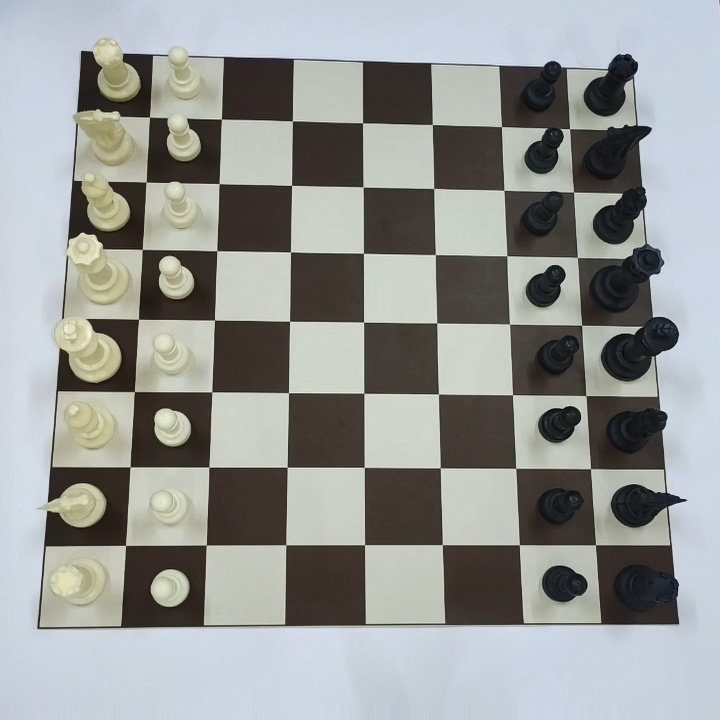
#> input picture research/chess1.jpg, 720 x 720 px
$ jupyter execute --allow-errors chessboard-detection.ipynb
#> lines starting #> are read from the running program, lines starting #| are printed output that depends on the picture; after the words box and inside, x2 and y2 are one past the last pixel; in counts of white or black regions, pixels touching at a corner belong together
[cell 1]
import cv2
import numpy as np
from scipy import ndimage
from sklearn.cluster import DBSCAN
import matplotlib.pyplot as plt

class ChessBoardDetector:
    def __init__(self):
        self.board_corners = None
        self.grid_points = None

    # [215 lines left out: functions detect_board_canny, detect_lines_hough, detect_board_canny_minimal, cluster_lines, complete_lines_to_grid, line_intersections and 4 more, not called in this run]

    def process_image(self, image_path):
        # Load image
        image = cv2.imread(image_path)
        original_image = image.copy()

        # Step 1: Preprocessing - Gray and Blur
        gray = cv2.cvtColor(image, cv2.COLOR_BGR2GRAY)
        blurred = cv2.GaussianBlur(gray, (3, 3), 0)

        # Step 2: Edge Detection
        edges = self.detect_board_canny_minimal(image)

        # Step 3: Hough Line Transform (Raw)
        h_lines_raw, v_lines_raw = self.detect_lines_hough(edges)

        # Step 4: Cluster lines
        h_lines_clustered = self.cluster_lines(h_lines_raw, tolerance=15)
        v_lines_clustered = self.cluster_lines(v_lines_raw, tolerance=15)

        # Step 5: Complete lines to 9 (untuk 8 petak)
        h_lines_complete = self.complete_lines_to_grid(h_lines_clustered, True, image.shape)
        v_lines_complete = self.complete_lines_to_grid(v_lines_clustered, False, image.shape)

        # Step 6: Draw overlays untuk setiap tahap
        lines_raw_overlay = self.draw_lines(image, h_lines_raw, v_lines_raw)
        lines_clustered_overlay = self.draw_lines(image, h_lines_clustered, v_lines_clustered)
        lines_complete_overlay = self.draw_lines(image, h_lines_complete, v_lines_complete)

        # Step 7: Line Intersections
        intersections = self.line_intersections(h_lines_complete, v_lines_complete)

        # Step 8: Detect board corners
        corners = self.detect_board_corners(intersections, image.shape)

        # Step 9: Homography transformation
        flattened_board = self.apply_homography(image, corners)

        # Step 10: Generate grid coordinates
        grid_coords = self.generate_grid_coordinates()

        return {
            'original': original_image,
            'gray': gray,
            'blurred': blurred,
            'edges': edges,
            'lines_raw_overlay': lines_raw_overlay,
            'lines_clustered_overlay': lines_clustered_overlay,
            'lines_complete_overlay': lines_complete_overlay,
            'intersections': intersections,
            'corners': corners,
            'flattened': flattened_board,
            'grid_coordinates': grid_coords,
            'h_lines_raw_count': len(h_lines_raw),
            'v_lines_raw_count': len(v_lines_raw),
            'h_lines_clustered_count': len(h_lines_clustered),
            'v_lines_clustered_count': len(v_lines_clustered),
            'h_lines_complete_count': len(h_lines_complete),
            'v_lines_complete_count': len(v_lines_complete),
            'intersection_count': len(intersections)
        }

    # [113 lines left out: function visualize_results, not called in this run]

# Usage
detector = ChessBoardDetector()
#> (the rest of this cell did not finish here and is left out)

[cell 2]
import cv2
import numpy as np
import matplotlib.pyplot as plt

class EfficientChessBoardDetector:
    def __init__(self):
        self.board_corners = None

    def detect_corners_harris(self, image):
        """Deteksi corner menggunakan Harris Corner Detection"""
        gray = cv2.cvtColor(image, cv2.COLOR_BGR2GRAY)
        blurred = cv2.GaussianBlur(gray, (5, 5), 0)

        # Harris corner detection
        corners = cv2.cornerHarris(blurred, blockSize=2, ksize=3, k=0.04)

        # Dilate untuk menandai corner
        corners = cv2.dilate(corners, None)

        # Threshold untuk corner yang kuat
        threshold = 0.01 * corners.max()
        corner_points = np.where(corners > threshold)
        corner_coords = list(zip(corner_points[1], corner_points[0]))

        return corner_coords, corners

    def detect_corners_goodfeatures(self, image):
        """Deteksi corner menggunakan goodFeaturesToTrack (Shi-Tomasi)"""
        gray = cv2.cvtColor(image, cv2.COLOR_BGR2GRAY)
        blurred = cv2.GaussianBlur(gray, (5, 5), 0)

        # Shi-Tomasi corner detection
        corners = cv2.goodFeaturesToTrack(
            blurred,
            maxCorners=200,
            qualityLevel=0.01,
            minDistance=20,
            blockSize=3
        )

        corner_coords = []
        if corners is not None:
            for corner in corners:
                x, y = corner.ravel()
                corner_coords.append((int(x), int(y)))

        return corner_coords

    def detect_board_corners_direct(self, corner_points, image_shape):
        """Deteksi 4 corner utama papan catur dari semua corner points"""
        if len(corner_points) < 4:
            return None

        points = np.array(corner_points)

        # Cari batas ekstrem
        min_x, min_y = np.min(points, axis=0)
        max_x, max_y = np.max(points, axis=0)

        # Fungsi untuk mencari corner terdekat dengan posisi target
        def find_closest_corner(target_x, target_y, tolerance=50):
            distances = np.sqrt((points[:, 0] - target_x)**2 + (points[:, 1] - target_y)**2)
            min_idx = np.argmin(distances)
            if distances[min_idx] < tolerance:
                return tuple(points[min_idx])
            return None

        # Cari 4 corner utama
        top_left = find_closest_corner(min_x, min_y)
        top_right = find_closest_corner(max_x, min_y)
        bottom_right = find_closest_corner(max_x, max_y)
        bottom_left = find_closest_corner(min_x, max_y)

        # Pastikan semua corner ditemukan
        corners = [top_left, top_right, bottom_right, bottom_left]
        if None in corners:
            return None

        return np.array(corners, dtype=np.float32)

    def apply_homography(self, image, corners):
        """Aplikasi homography untuk meratakan papan"""
        if corners is None:
            return None

        # Urutkan corners: top-left, top-right, bottom-right, bottom-left
        rect = np.zeros((4, 2), dtype=np.float32)
        s = corners.sum(axis=1)
        rect[0] = corners[np.argmin(s)]  # top-left
        rect[2] = corners[np.argmax(s)]  # bottom-right

        diff = np.diff(corners, axis=1)
        rect[1] = corners[np.argmin(diff)]  # top-right
        rect[3] = corners[np.argmax(diff)]  # bottom-left

        # Target destination (400x400 square)
        dst = np.array([[0, 0], [400, 0], [400, 400], [0, 400]], dtype=np.float32)

        # Hitung homography matrix
        M = cv2.getPerspectiveTransform(rect, dst)

        # Aplikasi perspective transformation
        flattened = cv2.warpPerspective(image, M, (400, 400))

        return flattened

    # [20 lines left out: function generate_grid_coordinates, not called in this run]

    def process_image_efficient(self, image_path):
        """Proses efisien: Edge -> Corner -> Homography"""
#> called with image_path = 'chess1.jpg'
        # Load image
        image = cv2.imread(image_path)
#> image is the input picture: shape (720, 720, 3); mean B, G, R 149.9, 152, 149.8
        original = image.copy()

        # Step 1: Preprocessing
        gray = cv2.cvtColor(image, cv2.COLOR_BGR2GRAY)
        blurred = cv2.GaussianBlur(gray, (5, 5), 0)

        # Step 2: Edge Detection (opsional untuk visualisasi)
        edges = cv2.Canny(blurred, 50, 150, apertureSize=3)
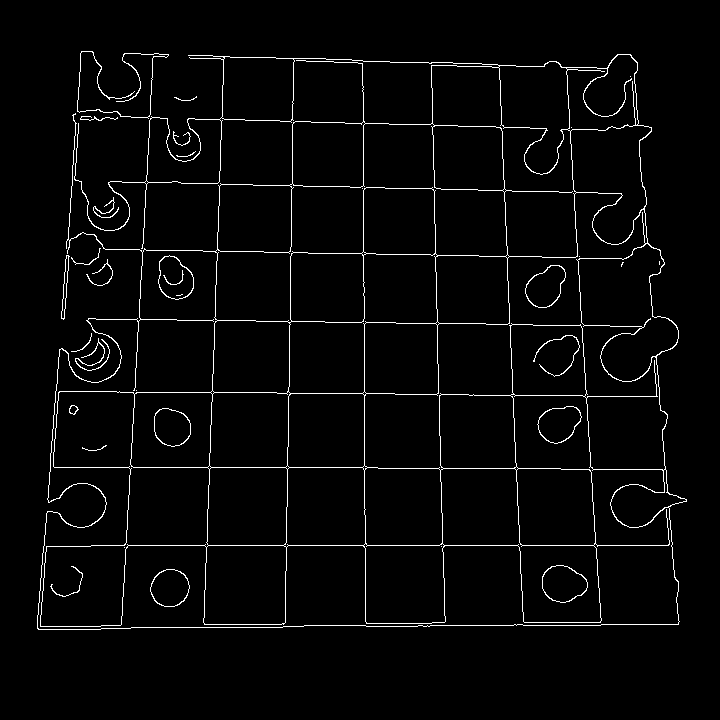
#> edges: shape (720, 720); 2.9% white in thin lines or dots, all inside (x1, y1, x2, y2) = (37, 51, 687, 630)

        # Step 3: Direct Corner Detection
        harris_corners, harris_response = self.detect_corners_harris(image)
#> in detect_corners_harris, `corners = cv2.dilate(corners, None)`:
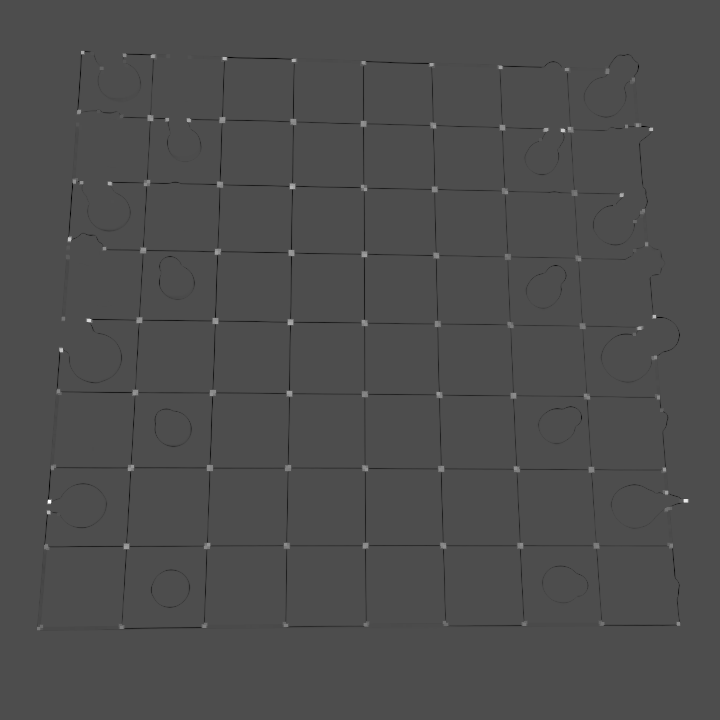
#> corners: shape (720, 720) float32; min -0.000441, max 0.00102, mean -1.66e-06; drawn with min black and max white
#> in detect_corners_harris, `threshold = 0.01 * corners.max()`: threshold = 1.02e-05
#> in detect_corners_harris, `corner_points = np.where(corners > threshold)`: corner_points = 4399 positions, rows 50 to 630, columns 37 to 689
#> in detect_corners_harris, `corner_coords = list(zip(corner_points[1], corner_points[0]))`: corner_coords = 4399 pairs, first value 37 to 689, second value 50 to 630
#> harris_corners has the same summary as corner_coords in detect_corners_harris
        shi_tomasi_corners = self.detect_corners_goodfeatures(image)
#> in detect_corners_goodfeatures, `corners = cv2.goodFeaturesToTrack( blurred, maxCorners=200, qualityLev..`: corners = 175 rows, first 8: [49, 500], [685, 500], [563, 130], [69, 238], [89, 320], [60, 349], [224, 58], [216, 250]
#> the loop in detect_corners_goodfeatures, `for corner in corners:` made 175 passes
#> after the loop in detect_corners_goodfeatures, `for corner in corners:`: corner_coords = 175 pairs, first value 38 to 685, second value 41 to 628
#> shi_tomasi_corners has the same summary as corner_coords in detect_corners_goodfeatures

        # Step 4: Detect Board Corners (coba kedua metode)
        board_corners_harris = self.detect_board_corners_direct(harris_corners, image.shape)
#> in detect_board_corners_direct, `points = np.array(corner_points)`: points = 4399 pairs, first value 37 to 689, second value 50 to 630
#> in detect_board_corners_direct, `min_x, min_y = np.min(points, axis=0)`: min_x = 37; min_y = 50
#> in detect_board_corners_direct, `max_x, max_y = np.max(points, axis=0)`: max_x = 689; max_y = 630
#> in find_closest_corner, `distances = np.sqrt((points[:, 0] - target_x)**2 + (points[:, 1] - tar..`: distances = 4399 values, max 862.6 at index 4328, min 44 at index 0, mean 456.2
#> in find_closest_corner, `min_idx = np.argmin(distances)`: min_idx = 0
#> in detect_board_corners_direct, `top_left = find_closest_corner(min_x, min_y)`: top_left = (81, 50)
#> in detect_board_corners_direct, `bottom_right = find_closest_corner(max_x, max_y)`: bottom_right = (680, 625)
#> in detect_board_corners_direct, `bottom_left = find_closest_corner(min_x, max_y)`: bottom_left = (37, 630)
        board_corners_shi = self.detect_board_corners_direct(shi_tomasi_corners, image.shape)

        # Pilih yang terbaik atau gabungkan
        best_corners = board_corners_harris if board_corners_harris is not None else board_corners_shi

        # Step 5: Apply Homography
        flattened = self.apply_homography(image, best_corners)

        # Step 6: Generate Grid Coordinates
        grid_coords = self.generate_grid_coordinates() if flattened is not None else None

        return {
            'original': original,
            'gray': gray,
            'blurred': blurred,
            'edges': edges,
            'harris_corners': harris_corners,
            'harris_response': harris_response,
            'shi_tomasi_corners': shi_tomasi_corners,
            'board_corners_harris': board_corners_harris,
            'board_corners_shi': board_corners_shi,
            'best_corners': best_corners,
            'flattened': flattened,
            'grid_coordinates': grid_coords
        }

    def visualize_efficient_results(self, results):
        """Visualisasi hasil deteksi efisien"""
        fig, axes = plt.subplots(2, 4, figsize=(20, 10))
        axes = axes.ravel()

        # 1. Original Image
        axes[0].imshow(cv2.cvtColor(results['original'], cv2.COLOR_BGR2RGB))
        axes[0].set_title('1. Original Image')
        axes[0].axis('off')

        # 2. Edge Detection
        axes[1].imshow(results['edges'], cmap='gray')
        axes[1].set_title('2. Canny Edges')
        axes[1].axis('off')

        # 3. Harris Corner Detection
        img_harris = results['original'].copy()
        for corner in results['harris_corners']:
            cv2.circle(img_harris, corner, 3, (0, 255, 0), -1)
        axes[2].imshow(cv2.cvtColor(img_harris, cv2.COLOR_BGR2RGB))
        axes[2].set_title(f'3. Harris Corners ({len(results["harris_corners"])})')
        axes[2].axis('off')

        # 4. Shi-Tomasi Corner Detection
        img_shi = results['original'].copy()
        for corner in results['shi_tomasi_corners']:
            cv2.circle(img_shi, corner, 3, (255, 0, 0), -1)
        axes[3].imshow(cv2.cvtColor(img_shi, cv2.COLOR_BGR2RGB))
        axes[3].set_title(f'4. Shi-Tomasi Corners ({len(results["shi_tomasi_corners"])})')
        axes[3].axis('off')

        # 5. Board Corners Detection
        img_board_corners = results['original'].copy()
        if results['best_corners'] is not None:
            for corner in results['best_corners']:
                cv2.circle(img_board_corners, tuple(corner.astype(int)), 8, (0, 0, 255), -1)
        axes[4].imshow(cv2.cvtColor(img_board_corners, cv2.COLOR_BGR2RGB))
        axes[4].set_title('5. Board Corners (4 main)')
        axes[4].axis('off')

        # 6. Flattened Board
        if results['flattened'] is not None:
            axes[5].imshow(cv2.cvtColor(results['flattened'], cv2.COLOR_BGR2RGB))
            axes[5].set_title('6. Flattened Board')
            axes[5].axis('off')

            # 7. Grid Overlay
            grid_overlay = results['flattened'].copy()
            for i in range(9):
                cv2.line(grid_overlay, (i*50, 0), (i*50, 400), (255, 0, 0), 1)
                cv2.line(grid_overlay, (0, i*50), (400, i*50), (255, 0, 0), 1)
            axes[6].imshow(cv2.cvtColor(grid_overlay, cv2.COLOR_BGR2RGB))
            axes[6].set_title('7. Grid Overlay')
            axes[6].axis('off')

            # 8. Chess Coordinates
            coord_overlay = results['flattened'].copy()
            files = ['a', 'b', 'c', 'd', 'e', 'f', 'g', 'h']
            ranks = ['8', '7', '6', '5', '4', '3', '2', '1']

            for i in range(8):
                for j in range(8):
                    square_name = files[j] + ranks[i]
                    x, y = results['grid_coordinates'][square_name]
                    cv2.putText(coord_overlay, square_name, (x-10, y+3),
                              cv2.FONT_HERSHEY_SIMPLEX, 0.3, (255, 255, 255), 1)

            axes[7].imshow(cv2.cvtColor(coord_overlay, cv2.COLOR_BGR2RGB))
            axes[7].set_title('8. Chess Coordinates')
            axes[7].axis('off')
        else:
            axes[5].text(0.5, 0.5, 'Homography Failed', ha='center', va='center',
                        transform=axes[5].transAxes, fontsize=12)
            axes[5].set_title('6. Flattened Board (Failed)')
            axes[5].axis('off')

            for i in range(6, 8):
                axes[i].axis('off')

        plt.tight_layout()
        plt.show()

        # Print statistics
        print("=== EFFICIENT DETECTION STATISTICS ===")
        print(f"Harris Corners Detected: {len(results['harris_corners'])}")
        print(f"Shi-Tomasi Corners Detected: {len(results['shi_tomasi_corners'])}")
        print(f"Board Corners Found: {'Yes' if results['best_corners'] is not None else 'No'}")
        print(f"Homography Applied: {'Yes' if results['flattened'] is not None else 'No'}")

# Usage - Efficient Method
print("=== EFFICIENT METHOD ===")
efficient_detector = EfficientChessBoardDetector()
efficient_results = efficient_detector.process_image_efficient('chess1.jpg')
#> efficient_results = 12 items
efficient_detector.visualize_efficient_results(efficient_results)
#> the loop in visualize_efficient_results, `for corner in results['harris_corners']:` made 4399 passes
#> corner on passes 1 to 3: (81, 50), (82, 50), (83, 50)
#> after the loop in visualize_efficient_results, `for corner in results['harris_corners']:`:
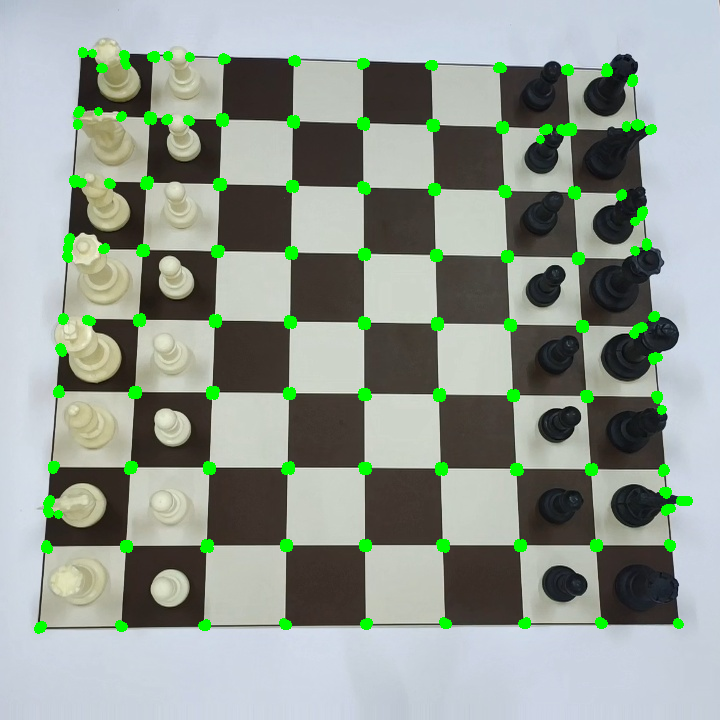
#> img_harris: shape (720, 720, 3); 2.83% of pixels changed, all inside (x1, y1, x2, y2) = (34, 47, 693, 634)
#> the loop in visualize_efficient_results, `for corner in results['shi_tomasi_corners']:` made 175 passes
#> after the loop in visualize_efficient_results, `for corner in results['shi_tomasi_corners']:`:
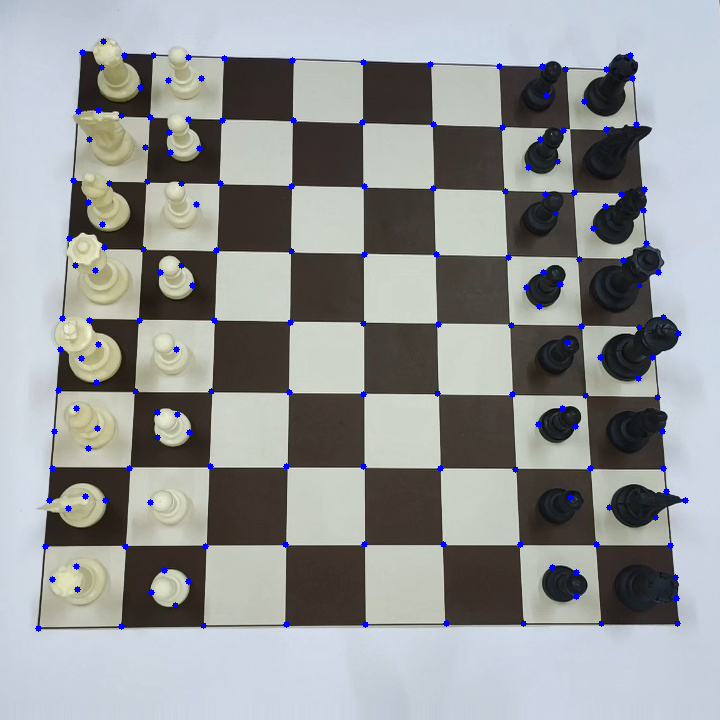
#> img_shi: shape (720, 720, 3); 0.98% of pixels changed, all inside (x1, y1, x2, y2) = (35, 38, 689, 632)
#| Harris Corners Detected: 4399
#| Shi-Tomasi Corners Detected: 175
#| Board Corners Found: No
#| Homography Applied: No

# Akses koordinat grid
if efficient_results['grid_coordinates'] is not None:
    grid_coordinates = efficient_results['grid_coordinates']
    print("\nGrid coordinates available!")
    print("Example coordinates:")
    print(f"a1: {grid_coordinates['a1']}")
    print(f"h8: {grid_coordinates['h8']}")
else:
    print("\nGrid coordinates not available - homography failed.")

[cell 3]
import cv2
import numpy as np
import matplotlib.pyplot as plt

# Load gambar bidak catur
img = cv2.imread("chess3.jpg")
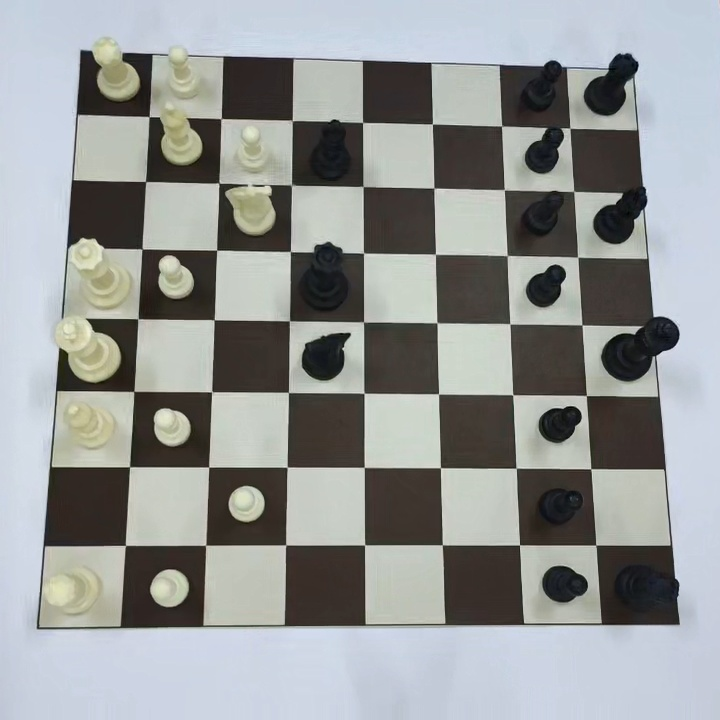
#> input picture research/chess3.jpg, 720 x 720 px
#> img is the input picture: shape (720, 720, 3); mean B, G, R 150.6, 151.3, 148.5

# Konversi BGR -> LAB untuk CLAHE
lab = cv2.cvtColor(img, cv2.COLOR_BGR2LAB)
l, a, b = cv2.split(lab)

clahe = cv2.createCLAHE(clipLimit=3.0, tileGridSize=(8,8))
cl = clahe.apply(l)

limg = cv2.merge((cl, a, b))
img_clahe = cv2.cvtColor(limg, cv2.COLOR_LAB2BGR)

# ---------------- Vibrance adjustment ----------------
def adjust_vibrance(image, factor=1.5):
    hsv = cv2.cvtColor(image, cv2.COLOR_BGR2HSV).astype("float32")
    h, s, v = cv2.split(hsv)

    s = np.clip(s * factor, 0, 255)
    hsv_new = cv2.merge([h, s, v])

    return cv2.cvtColor(hsv_new.astype("uint8"), cv2.COLOR_HSV2BGR)

img_vibrance = adjust_vibrance(img, factor=1.8)

# ---------------- Save hasil ----------------
cv2.imwrite("output_clahe3.jpg", img_clahe)
cv2.imwrite("output_vibrance3.jpg", img_vibrance)

print("Hasil sudah disimpan: output_original.jpg, output_clahe.jpg, output_vibrance.jpg")

# ---------------- Tampilkan perbandingan ----------------
plt.figure(figsize=(12,6))
plt.subplot(1,3,1)
plt.imshow(cv2.cvtColor(img, cv2.COLOR_BGR2RGB))
plt.title("Original")
plt.axis("off")

plt.subplot(1,3,2)
plt.imshow(cv2.cvtColor(img_clahe, cv2.COLOR_BGR2RGB))
plt.title("CLAHE")
plt.axis("off")

plt.subplot(1,3,3)
plt.imshow(cv2.cvtColor(img_vibrance, cv2.COLOR_BGR2RGB))
plt.title("Vibrance")
plt.axis("off")

plt.show()
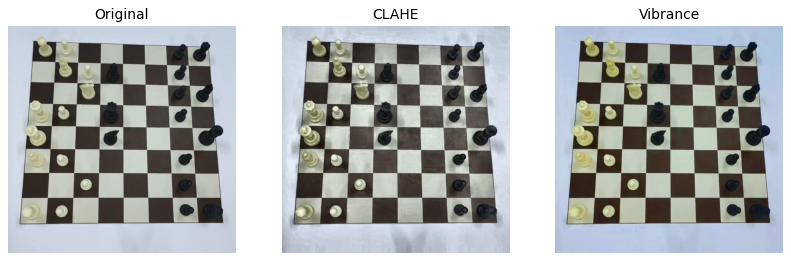
#> figure drawn by matplotlib, 3 panels
